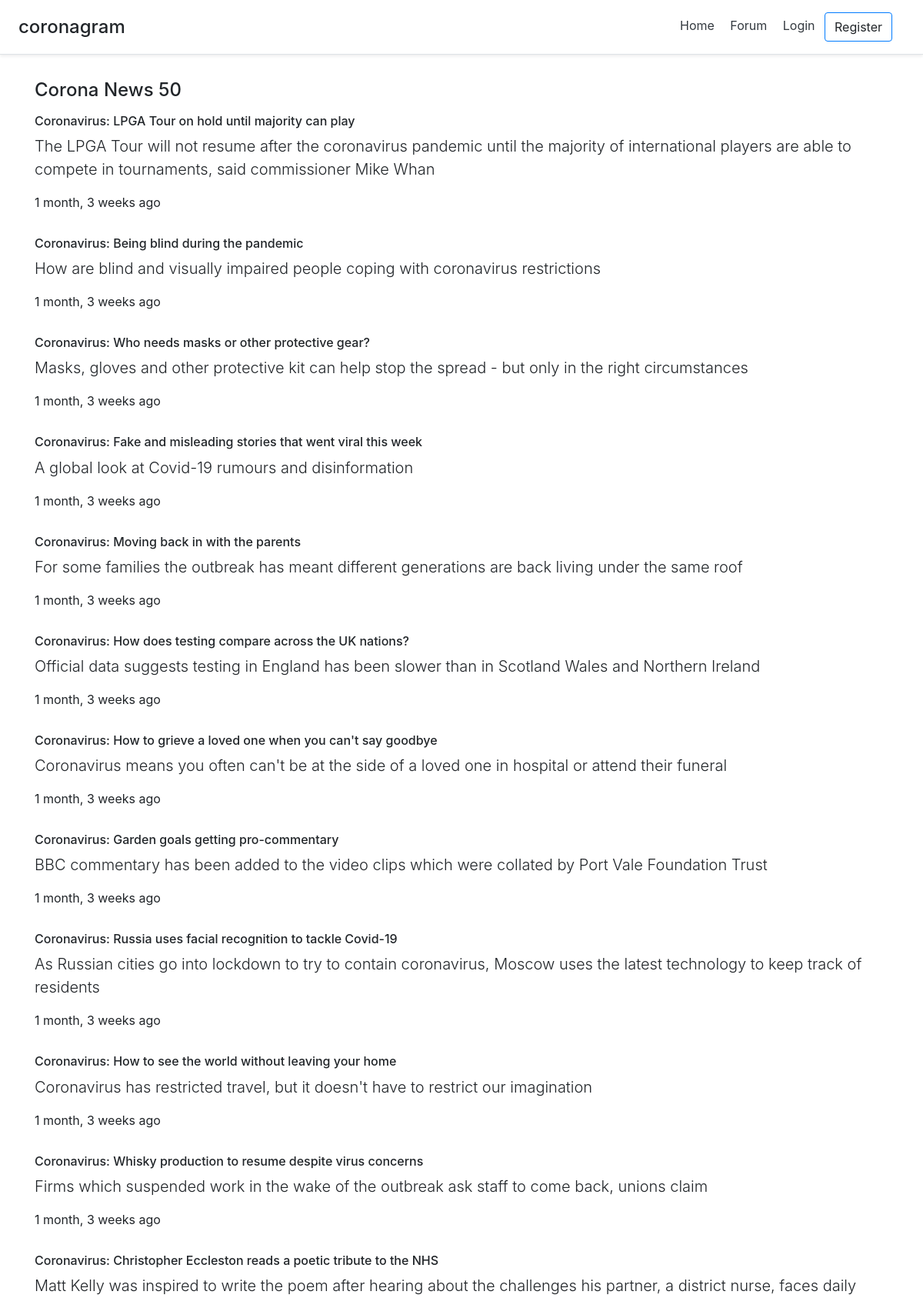
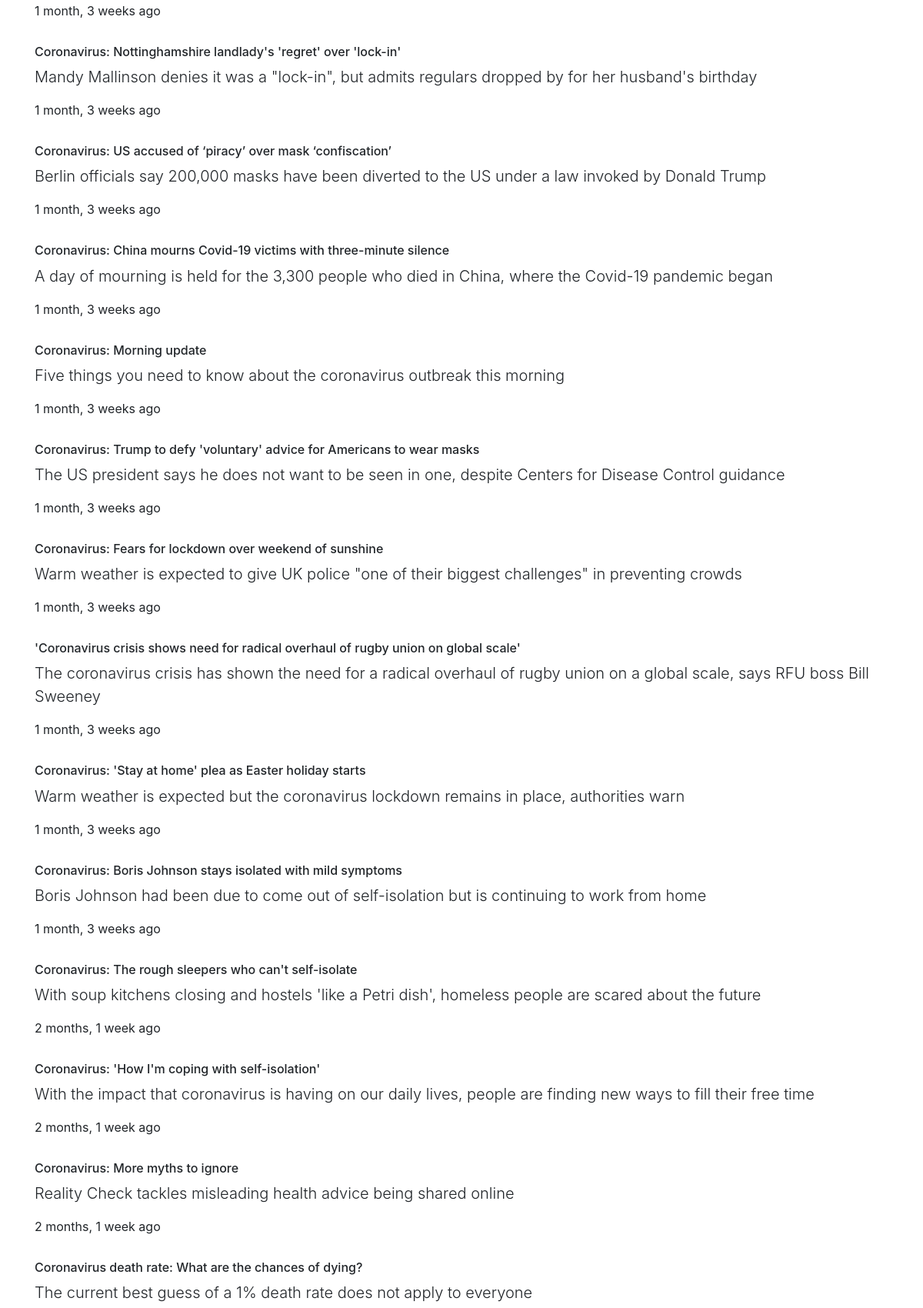
Page /news/ (upper part) on the committed database (2 pictures, top to bottom).
### baseapp/models.py (models this page shows)
class BBCItem(models.Model):
    title = models.CharField(max_length=255, default=None, blank=True, null=True)
    content = models.TextField(max_length=5000, default=None, blank=True, null=True)
    url = models.CharField(max_length=255, unique=True, default=None, blank=True, null=True)
    published_date = models.CharField(max_length=100, default=None, blank=True, null=True)
    published_date_raw = models.DateTimeField(default=None, blank=True, null=True)
    updated = models.DateTimeField(auto_now=True)
    created = models.DateTimeField(auto_now_add=True)

### baseapp/views.py (the view)
# urls.py: re_path(r'^news/$', views.news, name='news'),
def news(request):
    if request.method == "GET":
        cnn_item = BBCItem.objects.all().order_by('-created')[:50]
        return render(request, 'baseapp/news.html', {'cnn_item': cnn_item, })
    else:
        return render(request, 'baseapp/news.html')

### baseapp/templates/baseapp/news.html (shortened to what this page needs)
{% extends 'base.html' %}
{% load static %}
{% block content %}
    {% if cnn_item %}
        <div class="pt-3" style="">
            <div class="container">
                <div class="row">
                    <div class="col-md-12">
                        <h4>Corona News 50</h4>
                    </div>
                </div>
            </div>
        </div>
        {% for cnn in cnn_item %}
            <div class="py-2">
                <div class="container">
                    <a href="{{ cnn.url }}"
                       target="_blank" rel="noopener noreferrer">
                        <div class="row">
                            <div class="col-md-12">
                                <h6 class="">{{ cnn.title }}</h6>
                            </div>
                        </div>
                        <div class="row">
                            <div class="col-md-12">
                                <p class="lead">{{ cnn.content }}</p>
                            </div>
                        </div>
                        <div class="row">
                            <div class="col-md-12">
                                <p>{{ cnn.published_date_raw|timesince }} ago</p>
                            </div>
                        </div>
                    </a>
                </div>
            </div>
        {% endfor %}
    {% endif %}
{% endblock content %}

### templates/snippets/base_css.html (style rules this page uses)
body { background-color: #ffffff; }

### templates/snippets/header.html (style rules this page uses)
@media (min-width: 768px) { html { font-size: 16px; } }

### templates/base.html (style rules this page uses)
a:link { color: inherit; text-decoration: none; }

### rows in the picture
BBCItem: title "Coronavirus: LPGA Tour on hold until majority can play", content "The LPGA Tour will not resume after the coronavirus pandemic until the majority of international players are able to compete in tournaments, said commissioner Mike Whan", published_date_raw "1 month, 3 weeks"
BBCItem: title "Coronavirus: Being blind during the pandemic", content "How are blind and visually impaired people coping with coronavirus restrictions", published_date_raw "1 month, 3 weeks"
BBCItem: title "Coronavirus: Who needs masks or other protective gear?", content "Masks, gloves and other protective kit can help stop the spread - but only in the right circumstances", published_date_raw "1 month, 3 weeks"
BBCItem: title "Coronavirus: Fake and misleading stories that went viral this week", content "A global look at Covid-19 rumours and disinformation", published_date_raw "1 month, 3 weeks"
BBCItem: title "Coronavirus: Moving back in with the parents", content "For some families the outbreak has meant different generations are back living under the same roof", published_date_raw "1 month, 3 weeks"
BBCItem: title "Coronavirus: How does testing compare across the UK nations?", content "Official data suggests testing in England has been slower than in Scotland Wales and Northern Ireland", published_date_raw "1 month, 3 weeks"
BBCItem: title "Coronavirus: How to grieve a loved one when you can't say goodbye", content "Coronavirus means you often can't be at the side of a loved one in hospital or attend their funeral", published_date_raw "1 month, 3 weeks"
BBCItem: title "Coronavirus: Garden goals getting pro-commentary", content "BBC commentary has been added to the video clips which were collated by Port Vale Foundation Trust", published_date_raw "1 month, 3 weeks"
BBCItem: title "Coronavirus: Russia uses facial recognition to tackle Covid-19", content "As Russian cities go into lockdown to try to contain coronavirus, Moscow uses the latest technology to keep track of residents", published_date_raw "1 month, 3 weeks"
BBCItem: title "Coronavirus: How to see the world without leaving your home", content "Coronavirus has restricted travel, but it doesn't have to restrict our imagination", published_date_raw "1 month, 3 weeks"
BBCItem: title "Coronavirus: Whisky production to resume despite virus concerns", content "Firms which suspended work in the wake of the outbreak ask staff to come back, unions claim", published_date_raw "1 month, 3 weeks"
BBCItem: title "Coronavirus: Christopher Eccleston reads a poetic tribute to the NHS", content "Matt Kelly was inspired to write the poem after hearing about the challenges his partner, a district nurse, faces daily", published_date_raw "1 month, 3 weeks"
BBCItem: title "Coronavirus: Nottinghamshire landlady's 'regret' over 'lock-in'", content "Mandy Mallinson denies it was a \"lock-in\", but admits regulars dropped by for her husband's birthday", published_date_raw "1 month, 3 weeks"
BBCItem: title "Coronavirus: US accused of ‘piracy’ over mask ‘confiscation’", content "Berlin officials say 200,000 masks have been diverted to the US under a law invoked by Donald Trump", published_date_raw "1 month, 3 weeks"
BBCItem: title "Coronavirus: China mourns Covid-19 victims with three-minute silence", content "A day of mourning is held for the 3,300 people who died in China, where the Covid-19 pandemic began", published_date_raw "1 month, 3 weeks"
BBCItem: title "Coronavirus: Morning update", content "Five things you need to know about the coronavirus outbreak this morning", published_date_raw "1 month, 3 weeks"
BBCItem: title "Coronavirus: Trump to defy 'voluntary' advice for Americans to wear masks", content "The US president says he does not want to be seen in one, despite Centers for Disease Control guidance", published_date_raw "1 month, 3 weeks"
BBCItem: title "Coronavirus: Fears for lockdown over weekend of sunshine", content "Warm weather is expected to give UK police \"one of their biggest challenges\" in preventing crowds", published_date_raw "1 month, 3 weeks"
BBCItem: title "'Coronavirus crisis shows need for radical overhaul of rugby union on global scale'", content "The coronavirus crisis has shown the need for a radical overhaul of rugby union on a global scale, says RFU boss Bill Sweeney", published_date_raw "1 month, 3 weeks"
BBCItem: title "Coronavirus: 'Stay at home' plea as Easter holiday starts", content "Warm weather is expected but the coronavirus lockdown remains in place, authorities warn", published_date_raw "1 month, 3 weeks"
BBCItem: title "Coronavirus: Boris Johnson stays isolated with mild symptoms", content "Boris Johnson had been due to come out of self-isolation but is continuing to work from home", published_date_raw "1 month, 3 weeks"
BBCItem: title "Coronavirus: The rough sleepers who can't self-isolate", content "With soup kitchens closing and hostels 'like a Petri dish', homeless people are scared about the future", published_date_raw "2 months, 1 week"
BBCItem: title "Coronavirus: 'How I'm coping with self-isolation'", content "With the impact that coronavirus is having on our daily lives, people are finding new ways to fill their free time", published_date_raw "2 months, 1 week"
BBCItem: title "Coronavirus: More myths to ignore", content "Reality Check tackles misleading health advice being shared online", published_date_raw "2 months, 1 week"
BBCItem: title "Coronavirus death rate: What are the chances of dying?", content "The current best guess of a 1% death rate does not apply to everyone"
